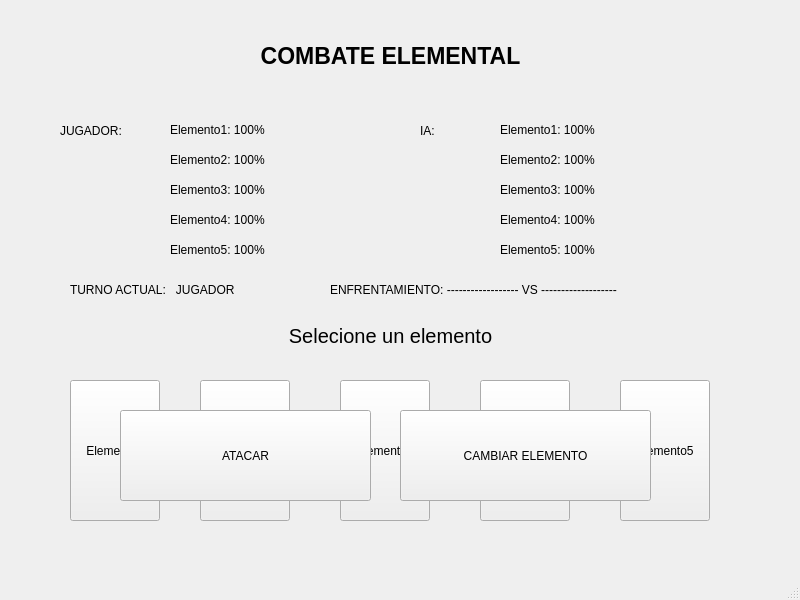
<?xml version="1.0" encoding="UTF-8"?>
<ui version="4.0">
 <class>MainWindow</class>
 <widget class="QMainWindow" name="MainWindow">
  <property name="geometry">
   <rect>
    <x>0</x>
    <y>0</y>
    <width>800</width>
    <height>600</height>
   </rect>
  </property>
  <property name="windowTitle">
   <string>MainWindow</string>
  </property>
  <widget class="QWidget" name="centralwidget">
   <widget class="QLabel" name="lblTitulo">
    <property name="geometry">
     <rect>
      <x>200</x>
      <y>0</y>
      <width>381</width>
      <height>111</height>
     </rect>
    </property>
    <property name="font">
     <font>
      <pointsize>17</pointsize>
      <bold>true</bold>
     </font>
    </property>
    <property name="layoutDirection">
     <enum>Qt::LayoutDirection::LeftToRight</enum>
    </property>
    <property name="text">
     <string>COMBATE ELEMENTAL</string>
    </property>
    <property name="alignment">
     <set>Qt::AlignmentFlag::AlignCenter</set>
    </property>
   </widget>
   <widget class="QLabel" name="lbljugador">
    <property name="geometry">
     <rect>
      <x>60</x>
      <y>110</y>
      <width>91</width>
      <height>41</height>
     </rect>
    </property>
    <property name="text">
     <string>JUGADOR:</string>
    </property>
   </widget>
   <widget class="QLabel" name="lblIA">
    <property name="geometry">
     <rect>
      <x>420</x>
      <y>110</y>
      <width>91</width>
      <height>41</height>
     </rect>
    </property>
    <property name="text">
     <string>IA:</string>
    </property>
   </widget>
   <widget class="QPushButton" name="PBelemento1">
    <property name="geometry">
     <rect>
      <x>70</x>
      <y>380</y>
      <width>90</width>
      <height>141</height>
     </rect>
    </property>
    <property name="text">
     <string>Elemento1</string>
    </property>
   </widget>
   <widget class="QPushButton" name="PBelemento2">
    <property name="geometry">
     <rect>
      <x>200</x>
      <y>380</y>
      <width>90</width>
      <height>141</height>
     </rect>
    </property>
    <property name="text">
     <string>Elemento2</string>
    </property>
   </widget>
   <widget class="QPushButton" name="PBelemento3">
    <property name="geometry">
     <rect>
      <x>340</x>
      <y>380</y>
      <width>90</width>
      <height>141</height>
     </rect>
    </property>
    <property name="text">
     <string>Elemento3</string>
    </property>
   </widget>
   <widget class="QPushButton" name="PBelemento4">
    <property name="geometry">
     <rect>
      <x>480</x>
      <y>380</y>
      <width>90</width>
      <height>141</height>
     </rect>
    </property>
    <property name="text">
     <string>Elemento4</string>
    </property>
   </widget>
   <widget class="QPushButton" name="PBelemento5">
    <property name="geometry">
     <rect>
      <x>620</x>
      <y>380</y>
      <width>90</width>
      <height>141</height>
     </rect>
    </property>
    <property name="contextMenuPolicy">
     <enum>Qt::ContextMenuPolicy::NoContextMenu</enum>
    </property>
    <property name="text">
     <string>Elemento5</string>
    </property>
   </widget>
   <widget class="QLabel" name="lbleleJHVida1">
    <property name="geometry">
     <rect>
      <x>170</x>
      <y>120</y>
      <width>131</width>
      <height>20</height>
     </rect>
    </property>
    <property name="text">
     <string>Elemento1: 100%</string>
    </property>
   </widget>
   <widget class="QLabel" name="lbleleJHVida2">
    <property name="geometry">
     <rect>
      <x>170</x>
      <y>150</y>
      <width>131</width>
      <height>20</height>
     </rect>
    </property>
    <property name="text">
     <string>Elemento2: 100%</string>
    </property>
   </widget>
   <widget class="QLabel" name="lbleleJHVida3">
    <property name="geometry">
     <rect>
      <x>170</x>
      <y>180</y>
      <width>131</width>
      <height>20</height>
     </rect>
    </property>
    <property name="text">
     <string>Elemento3: 100%</string>
    </property>
   </widget>
   <widget class="QLabel" name="lbleleJHVida4">
    <property name="geometry">
     <rect>
      <x>170</x>
      <y>210</y>
      <width>131</width>
      <height>20</height>
     </rect>
    </property>
    <property name="text">
     <string>Elemento4: 100%</string>
    </property>
   </widget>
   <widget class="QLabel" name="lbleleJHVida5">
    <property name="geometry">
     <rect>
      <x>170</x>
      <y>240</y>
      <width>131</width>
      <height>20</height>
     </rect>
    </property>
    <property name="text">
     <string>Elemento5: 100%</string>
    </property>
   </widget>
   <widget class="QLabel" name="lbleleIAVida2">
    <property name="geometry">
     <rect>
      <x>500</x>
      <y>150</y>
      <width>131</width>
      <height>20</height>
     </rect>
    </property>
    <property name="text">
     <string>Elemento2: 100%</string>
    </property>
   </widget>
   <widget class="QLabel" name="lbleleIAVida3">
    <property name="geometry">
     <rect>
      <x>500</x>
      <y>180</y>
      <width>131</width>
      <height>20</height>
     </rect>
    </property>
    <property name="text">
     <string>Elemento3: 100%</string>
    </property>
   </widget>
   <widget class="QLabel" name="lbleleIAVida4">
    <property name="geometry">
     <rect>
      <x>500</x>
      <y>210</y>
      <width>131</width>
      <height>20</height>
     </rect>
    </property>
    <property name="text">
     <string>Elemento4: 100%</string>
    </property>
   </widget>
   <widget class="QLabel" name="lbleleIAVida5">
    <property name="geometry">
     <rect>
      <x>500</x>
      <y>240</y>
      <width>131</width>
      <height>20</height>
     </rect>
    </property>
    <property name="text">
     <string>Elemento5: 100%</string>
    </property>
   </widget>
   <widget class="QLabel" name="lbleleIAVida1">
    <property name="geometry">
     <rect>
      <x>500</x>
      <y>120</y>
      <width>131</width>
      <height>20</height>
     </rect>
    </property>
    <property name="text">
     <string>Elemento1: 100%</string>
    </property>
   </widget>
   <widget class="QLabel" name="lblTurno">
    <property name="geometry">
     <rect>
      <x>70</x>
      <y>280</y>
      <width>481</width>
      <height>20</height>
     </rect>
    </property>
    <property name="text">
     <string>TURNO ACTUAL:   JUGADOR</string>
    </property>
   </widget>
   <widget class="QLabel" name="lblEnfrentamiento">
    <property name="geometry">
     <rect>
      <x>330</x>
      <y>280</y>
      <width>391</width>
      <height>20</height>
     </rect>
    </property>
    <property name="text">
     <string>ENFRENTAMIENTO: ------------------ VS -------------------</string>
    </property>
   </widget>
   <widget class="QPushButton" name="btnAtacar">
    <property name="geometry">
     <rect>
      <x>120</x>
      <y>410</y>
      <width>251</width>
      <height>91</height>
     </rect>
    </property>
    <property name="text">
     <string>ATACAR</string>
    </property>
   </widget>
   <widget class="QPushButton" name="btnCambiar">
    <property name="geometry">
     <rect>
      <x>400</x>
      <y>410</y>
      <width>251</width>
      <height>91</height>
     </rect>
    </property>
    <property name="text">
     <string>CAMBIAR ELEMENTO</string>
    </property>
   </widget>
   <widget class="QLabel" name="lblEstado">
    <property name="geometry">
     <rect>
      <x>200</x>
      <y>320</y>
      <width>381</width>
      <height>31</height>
     </rect>
    </property>
    <property name="font">
     <font>
      <pointsize>15</pointsize>
      <bold>false</bold>
     </font>
    </property>
    <property name="text">
     <string>Selecione un elemento</string>
    </property>
    <property name="alignment">
     <set>Qt::AlignmentFlag::AlignCenter</set>
    </property>
   </widget>
  </widget>
  <widget class="QMenuBar" name="menubar">
   <property name="geometry">
    <rect>
     <x>0</x>
     <y>0</y>
     <width>800</width>
     <height>25</height>
    </rect>
   </property>
  </widget>
  <widget class="QStatusBar" name="statusbar"/>
 </widget>
 <resources/>
 <connections/>
</ui>
